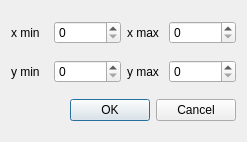
<?xml version="1.0" encoding="UTF-8"?>
<ui version="4.0">
 <class>DialogAxes</class>
 <widget class="QDialog" name="DialogAxes">
  <property name="geometry">
   <rect>
    <x>0</x>
    <y>0</y>
    <width>247</width>
    <height>142</height>
   </rect>
  </property>
  <property name="windowTitle">
   <string>Dialog</string>
  </property>
  <layout class="QVBoxLayout" name="verticalLayout">
   <item>
    <layout class="QHBoxLayout" name="horizontalLayoutX">
     <item>
      <layout class="QHBoxLayout" name="horizontalLayoutXmin">
       <item>
        <widget class="QLabel" name="labelXmin">
         <property name="text">
          <string>x min</string>
         </property>
        </widget>
       </item>
       <item>
        <widget class="QSpinBox" name="spinBoxXmin">
         <property name="maximum">
          <number>999999999</number>
         </property>
        </widget>
       </item>
      </layout>
     </item>
     <item>
      <layout class="QHBoxLayout" name="horizontalLayoutXmax">
       <item>
        <widget class="QLabel" name="labelXmax">
         <property name="text">
          <string>x max</string>
         </property>
        </widget>
       </item>
       <item>
        <widget class="QSpinBox" name="spinBoxXmax">
         <property name="maximum">
          <number>999999999</number>
         </property>
        </widget>
       </item>
      </layout>
     </item>
    </layout>
   </item>
   <item>
    <layout class="QHBoxLayout" name="horizontalLayoutY">
     <item>
      <layout class="QHBoxLayout" name="horizontalLayoutYmin">
       <item>
        <widget class="QLabel" name="labelYmin">
         <property name="text">
          <string>y min</string>
         </property>
        </widget>
       </item>
       <item>
        <widget class="QSpinBox" name="spinBoxYmin">
         <property name="maximum">
          <number>999999999</number>
         </property>
        </widget>
       </item>
      </layout>
     </item>
     <item>
      <layout class="QHBoxLayout" name="horizontalLayoutYmax">
       <item>
        <widget class="QLabel" name="labelYmax">
         <property name="text">
          <string>y max</string>
         </property>
        </widget>
       </item>
       <item>
        <widget class="QSpinBox" name="spinBoxYmax">
         <property name="maximum">
          <number>999999999</number>
         </property>
        </widget>
       </item>
      </layout>
     </item>
    </layout>
   </item>
   <item>
    <widget class="QDialogButtonBox" name="buttonBox">
     <property name="orientation">
      <enum>Qt::Horizontal</enum>
     </property>
     <property name="standardButtons">
      <set>QDialogButtonBox::Cancel|QDialogButtonBox::Ok</set>
     </property>
    </widget>
   </item>
  </layout>
 </widget>
 <resources/>
 <connections>
  <connection>
   <sender>buttonBox</sender>
   <signal>accepted()</signal>
   <receiver>DialogAxes</receiver>
   <slot>accept()</slot>
   <hints>
    <hint type="sourcelabel">
     <x>248</x>
     <y>254</y>
    </hint>
    <hint type="destinationlabel">
     <x>157</x>
     <y>274</y>
    </hint>
   </hints>
  </connection>
  <connection>
   <sender>buttonBox</sender>
   <signal>rejected()</signal>
   <receiver>DialogAxes</receiver>
   <slot>reject()</slot>
   <hints>
    <hint type="sourcelabel">
     <x>316</x>
     <y>260</y>
    </hint>
    <hint type="destinationlabel">
     <x>286</x>
     <y>274</y>
    </hint>
   </hints>
  </connection>
 </connections>
</ui>
